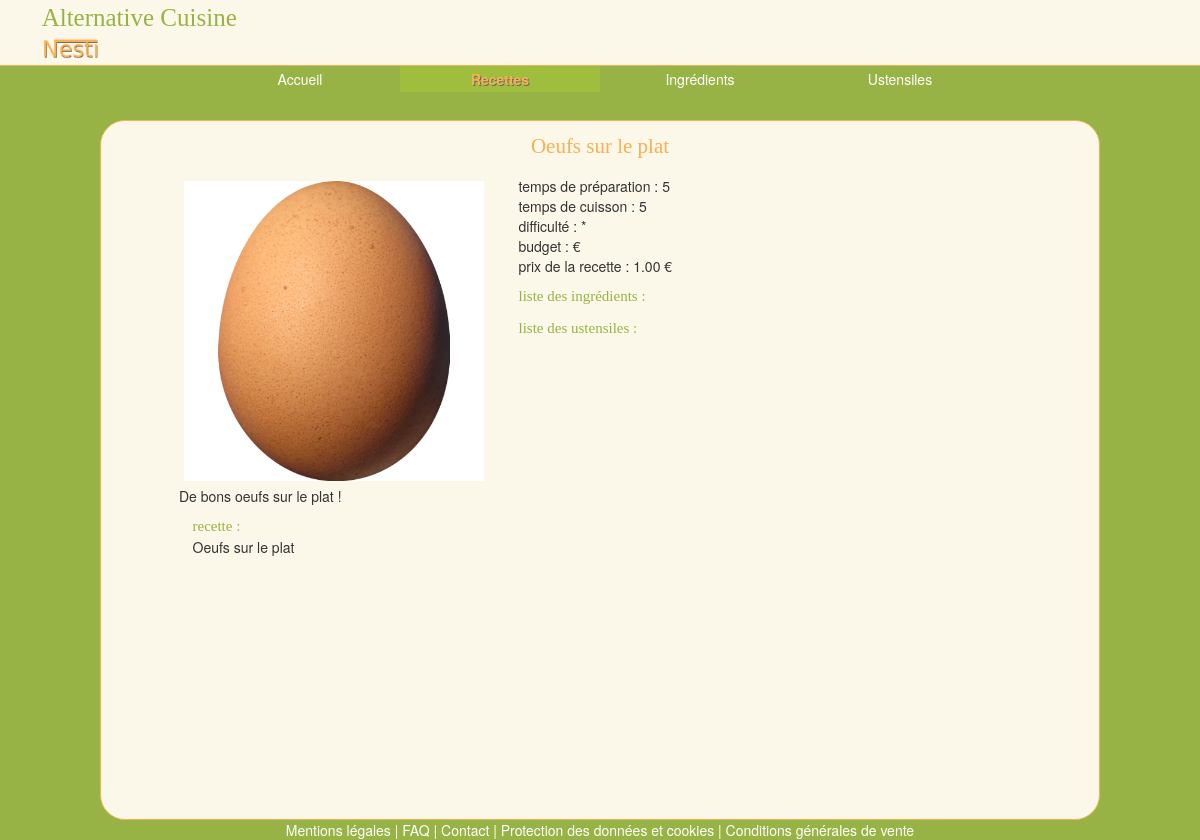
/MVC/Index.php?page=2&id=11&nom=Oeuf à la coque, run on an earlier commit of the app's database.
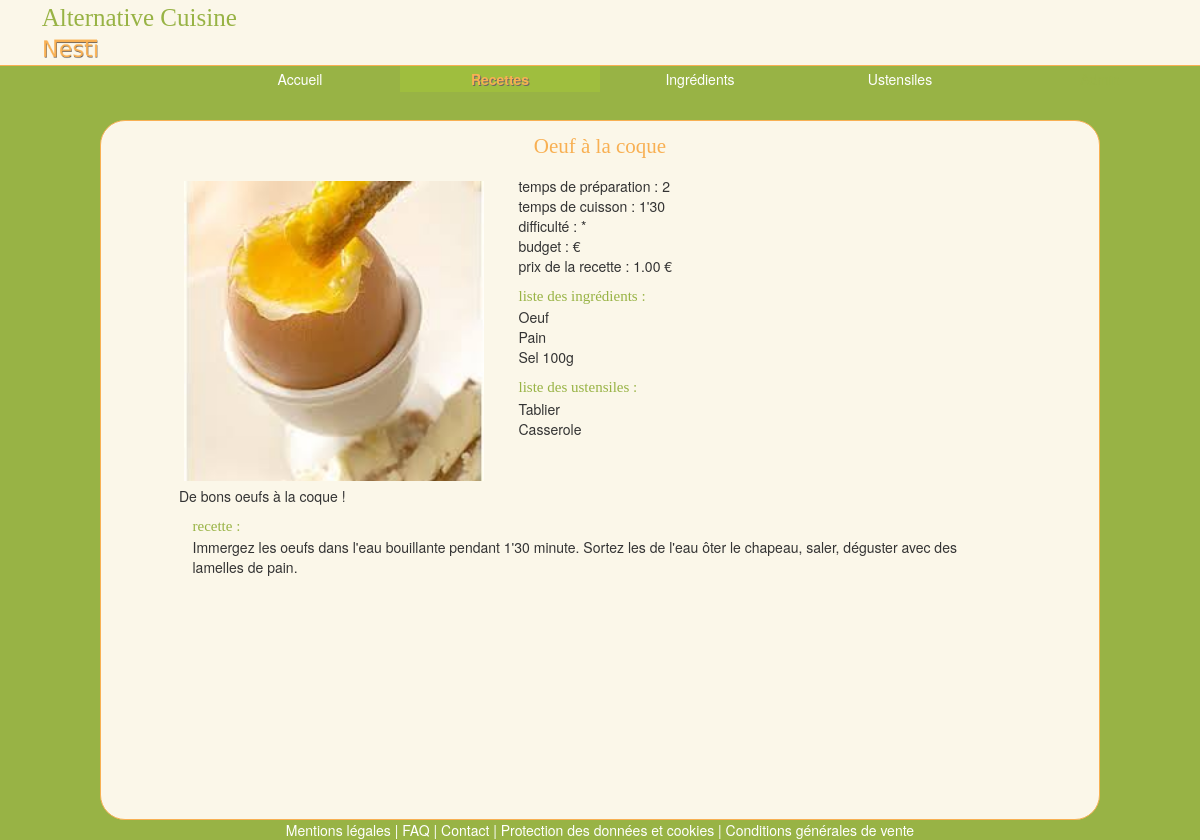
And on a later commit of the database.
### tables this page shows
CREATE TABLE IF NOT EXISTS `recette` (
  `idRecette` int(10) unsigned NOT NULL AUTO_INCREMENT,
  `Titre` varchar(100) NOT NULL,
  `Format` enum('Ecrit','Vidéo') NOT NULL DEFAULT 'Ecrit',
  `PrixHT` decimal(10,2) unsigned NOT NULL,
  `Resume` varchar(34) NOT NULL,
  `Contenu` varchar(300) NOT NULL,
  `Image_idImage` int(10) unsigned NOT NULL,
  `Temps_Preparation` varchar(6) NOT NULL DEFAULT '30 min',
  `Temps_Cuisson` varchar(6) NOT NULL DEFAULT '30 min',
  `Note` int(10) unsigned NOT NULL DEFAULT '0',
  `Difficulte` int(10) unsigned NOT NULL DEFAULT '0',
  `Budget` int(10) unsigned NOT NULL DEFAULT '0',
  PRIMARY KEY (`idRecette`,`Image_idImage`),
  UNIQUE KEY `Titre` (`Titre`),
  UNIQUE KEY `Titre_2` (`Titre`),
  UNIQUE KEY `Titre_3` (`Titre`,`Resume`),
  KEY `fk_Recette_Image1_idx` (`Image_idImage`)
);

CREATE TABLE IF NOT EXISTS `image` (
  `idImage` int(10) unsigned NOT NULL AUTO_INCREMENT,
  `NomFichier` varchar(45) NOT NULL,
  `Legende` varchar(100) NOT NULL,
  PRIMARY KEY (`idImage`)
);

### MVC/Controller/Controller.php (called while the page is built, shortened)
<?php
    require 'Model/Query.php';
    function content_Article_Recette($i,$page){
        $recette = getRecette($i);
        $titres = $recette[0]['Titre'];
        $tempsPreparations = $recette[0]['Temps_Preparation'];
        $tempsCuissons = $recette[0]['Temps_Cuisson'];
        $difficultes = getDifficulte($i);
        $budgets = getBudget($i);
        $prixHT = $recette[0]['PrixHT'];
        $images = getImage($i,'recette');
        $resumeRecettes = $recette[0]['Resume'];
        $contenus = $recette[0]['Contenu'];
        $ingredients = getIngredientsRecette($i);
        $tailleTableauIngredient = count($ingredients);
        for ($j = 0; $j < $tailleTableauIngredient; $j++){
            $ingredient[$j] = $ingredients[$j]['NomIngredient'];
        }
        $ustensiles = getUstensilesRecette($i);
        $tailleTableauUstensile = count($ustensiles);
        for ($j = 0; $j < $tailleTableauUstensile; $j++){
            $ustensile[$j] = $ustensiles[$j]['NomUstensile'];
        }
        require 'View/Content_Article_Recipe.php';
    }
?>

### MVC/Model/Query.php (called while the page is built, shortened)
<?php
    function getImage($i,$table){
        require 'Connection.php';
        $query_NomFichierImage = 'SELECT NomFichier FROM image,'.$table
                .' WHERE image.idImage='.$table.'.Image_idImage AND '.$table.'.id'.ucfirst($table).' = '.$i.'';
        $result_NomFichierImage = $pdo->query($query_NomFichierImage)->fetchAll();
        $res = $result_NomFichierImage[0]['NomFichier'];
        return ($res);
    }
    function getRecette($i){
        require 'Connection.php';
        $query_recette = 'SELECT * FROM recette WHERE idRecette = '.$i.'';
        $result_recette = $pdo->query($query_recette)->fetchAll();
        return $result_recette;
    }
    function getIngredientsRecette($i){
        require 'Connection.php';
        $query_IR = 'SELECT * FROM ingredient,liste '
                        . ' WHERE Recette_idRecette = '.$i
                        . ' AND idIngredient = Ingredient_idIngredient';
        $result_IR = $pdo->query($query_IR)->fetchAll();
        return $result_IR;
    }
    function getUstensilesRecette($i){
        require 'Connection.php';
        $query_UR = 'SELECT * FROM ustensile,enumere '
                        . ' WHERE Recette_idRecette = '.$i
                        . ' AND idUstensile = Ustensile_idUstensile';
        $result_UR = $pdo->query($query_UR)->fetchAll();
        return $result_UR;
    }
    function getDifficulte($i){
        require 'Connection.php';
        $query_DifficulteRecette = 'SELECT Difficulte FROM recette WHERE idRecette = '.$i.'';
        $result_DifficulteRecette = $pdo->query($query_DifficulteRecette)->fetchAll();
        $difficulty = $result_DifficulteRecette[0]['Difficulte'];
        $res = '';
        for ($j = 0; $j < $difficulty ; $j++){
            $res = $res.'*';
        }
        return $res;
    }
    function getBudget($i){
        require 'Connection.php';
        $query_BudgetRecette = 'SELECT Budget FROM recette WHERE idRecette = '.$i.'';
        $result_BudgetRecette = $pdo->query($query_BudgetRecette)->fetchAll();
        $budget = $result_BudgetRecette[0]['Budget'];
        if($budget >= 0 && $budget < 20){
            $typeBudget = 1;
        }
        elseif($budget >= 20 && $budget < 40){
            $typeBudget = 2;
        }
        elseif($budget >= 40 && $budget < 60){
            $typeBudget = 3;
        }
        elseif($budget >= 60 && $budget < 80){
            $typeBudget = 4;
        }
        elseif($budget >= 80){
            $typeBudget = 5;
        }
        $res = '';
        for ($j = 0; $j < $typeBudget ; $j++){
            $res = $res.'€';
        }
        return $res;
    }
?>

### MVC/View/Content_Article_Recipe.php (the view, shortened to what this page needs)
<div class="col-lg-12 article">
    <div class="col-lg-12 article_title">
        <?php echo $titres; ?>
    </div>
    <div class="row">
        <div class="col-lg-5">
            <div class="col-lg-2 clearfix"></div>
            <div class="col-lg-12 article_img" style="background-image: url('Images/<?php echo $images; ?>')" ></div>
            <div class="col-lg-11 col-lg-offset-2 article_presentation_summary">
                <?php echo $resumeRecettes; ?>
            </div>
        </div>
        <div class="col-lg-7">
            <div class="col-lg-12 article_info"> temps de préparation :
                <?php echo $tempsPreparations; ?>
            </div>
            <div class="col-lg-12 article_info"> temps de cuisson :
                <?php echo $tempsCuissons; ?>
            </div>
            <div class="col-lg-12 article_info"> difficulté :
                <?php echo $difficultes; ?>
            </div>
            <div class="col-lg-12 article_info"> budget :
                <?php echo $budgets; ?>
            </div>
            <div class="col-lg-12 article_info"> prix de la recette :
                <?php echo $prixHT; ?> €
            </div>
            <div class="col-lg-12 article_info_title"> liste des ingrédients : </div>
                <div class="col-lg-12 article_info">
                    <?php for ($j = 0; $j < $tailleTableauIngredient; $j++){
                    echo $ingredient[$j].'<br/>';
                }?>
            </div>
            <div class="col-lg-12 article_info_title"> liste des ustensiles : </div>
                <div class="col-lg-12 article_info">
                    <?php for ($j = 0; $j < $tailleTableauUstensile; $j++){
                    echo $ustensile[$j].'<br/>';
                }?>
        </div>
    </div>
    <div class="row">
        <div class="col-lg-10 col-lg-offset-1 article_info_title"> recette : </div>
        <div class="col-lg-10 col-lg-offset-1">
            <?php echo $contenus; ?>
        </div>
    </div>
</div>
<?php
    $content_article = ob_get_clean(); ?>
<?php  require 'Skeleton.php'; ?>

### MVC/Index.php (shortened to what this page needs)
<?php
    require 'Controller/Router.php';
    if(isset($_GET['page'])){
        router($_GET['page']);
    }
    else{
        router('default');
    }
?>

### MVC/Controller/Router.php (shortened to what this page needs)
<?php
    function router($page){
        require 'Controller.php';
        switch($page){
            case "2":
                if (isset($_GET['id'])){
                    $i = $_GET['id'];
                    content_Article_Recette($i,'2');
                }
                else{
                    content_Category_Recette();
                }
                break;
        }
    }
?>

### MVC/View/Skeleton.php (shortened to what this page needs)
<!DOCTYPE html>
<html>
    <head>
            <link href="../bootstrap-3.3.0/dist/css/bootstrap.min.css" rel="stylesheet">
            <link href="View/css/Css.css" rel="stylesheet">
    </head>
    <body>
        <div class="container-fluid" >
            <header class="navbar navbar-fixed-top">
                <div class="row" id="header">
                    <div class="col-lg-5  col-md-5 " id="header_title">
                        <div class="col-lg-11 col-lg-offset-1 col-md-11 col-mg-offset-1" id="header_title_brand"> Alternative Cuisine </div>
                        <img class="col-lg-11 col-lg-offset-1 col-md-11 col-mg-offset-1" id="header_title_logo" src="Images/LogoNesti.png" alt="Nesti">  </img>
                    </div>
                </div>
                <nav class="row menu">
                    <?php require ('Menu.php'); ?>
                </nav>
            </header>
            <div class="row" id="content">
                <article class="col-lg-10 col-lg-offset-1 col-md-10 col-md-offset-1" id="content_article">
                    <?php echo $content_article; ?>
                </article>
            </div>
            <footer>
                <div class="row" id="footer">
                    <div class="col-lg-12" id="footer_list">
                        <a href="" >  Mentions légales | </a>
                        <a href="" >  FAQ | </a>
                        <a href="" >  Contact | </a>
                        <a href="" >  Protection des données et cookies | </a>
                        <a href="" >  Conditions générales de vente </a>
                    </div>
                </div>
            </footer>
        </div>
    </body>
</html>

### MVC/View/Menu.php (shortened to what this page needs)
<div class="row menu_line">
<a class="col-lg-2 col-lg-offset-2 highlight" id="menu_home" href="?page=1"> Accueil  </a>
<a class="col-lg-2 highlight" href="?page=2"> Recettes </a>
<a class="col-lg-2 highlight" href="?page=3"> Ingrédients </a>
<a class="col-lg-2 highlight" href="?page=4"> Ustensiles </a>
<a class="col-lg-2 highlight" id="menu_detail" href="?page=5"> Admin </a>
</div>

### MVC/View/css/Css.css (style rules this page uses)
body { //background-image: url("/SiteWebVenteEnLigne/MVC/Images/Fond.jpg"); background: #98b345; }
[class*="col-"], .row, header, body, footer { //border : solid 1px red; padding : 0px; }
.container-fluid { //border : solid 1px blue; padding : 0px; }
.row, header, body, footer { margin: 0px; }
header { background: #fbf7e9; }
#header { border-bottom: solid 1px #f8b053; }
#header_title, #research, #cart, #login, #header { min-height: 65px; }
#header_title_brand { color: #98b345; font-family: Impact, fantasy; font-size: 25px; text-align: left; }
#header_title_logo { height: 25px; width: 57px; }
.menu [class*="col-"] { padding: 3px; }
.menu, #menu_home, #menu_detail { background: #98b345; color: white; text-align: center; }
#menu_detail { color: #98b345; }
.highlight { color: white; }
.navbar-fixed-top { border: none; }
.highlighted { background: #9fbe3e; color: #f8b053 !important; font-weight: bold; text-shadow: 1px 1px #6b6767 ; }
#content { padding : 0px; padding-top : 120px; }
#content_article { background: rgba(251,247,233,1); border-radius: 25px; border: solid 1px #f8b053; min-height: 700px; padding: 10px; }
#footer { background: #98b345; text-align: center; }
#footer a { color: white; }
.article_title { color: #f8b053; font-family: Impact, fantasy; font-size: 21px; margin-bottom: 15px; text-align: center; }
.article_img { height: 300px; width: 300px; margin: 5px; background-repeat: no-repeat; background-position:center center; background-size:contain; }
.article_info_title { color: #98b345; font-family: Impact, fantasy; font-size: 15px; //margin-bottom: 10px; margin-top: 10px; }

What changed in the data, as far as the page shows it:
removed recette: Titre "Oeufs sur le plat", Resume "De bons oeufs sur le plat !", Temps_Preparation "5", Temps_Cuisson "5", PrixHT "1.00", Contenu "Oeufs sur le plat"
no longer on this page (row unchanged): image: NomFichier (picture)
added recette: Titre "Oeuf à la coque", Resume "De bons oeufs à la coque !", Temps_Preparation "2", Temps_Cuisson "1'30", PrixHT "1.00", Contenu "Immergez les oeufs dans l'eau bouillante pendant 1'30 minute. Sortez les de l'eau ôter le chapeau, saler, déguster avec des lamelles de pain."
added image: NomFichier (picture)
Also different on the page:
new list line: "Oeuf"
new list line: "Pain"
new list line: "Sel 100g"
new list line: "Tablier"
new list line: "Casserole"
